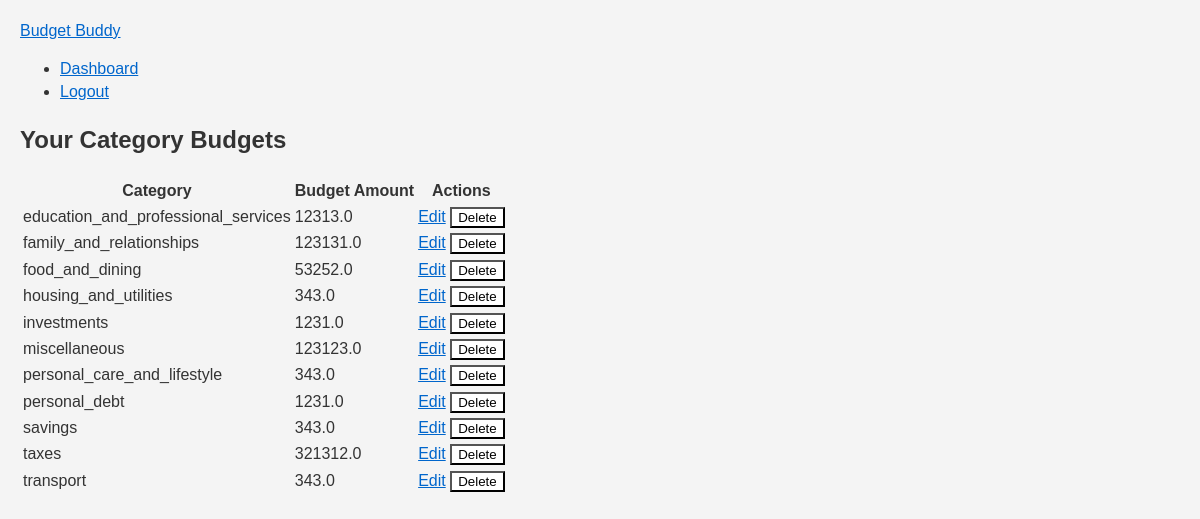
Page /category-budgets/view-all (signed in) on the earlier database version.
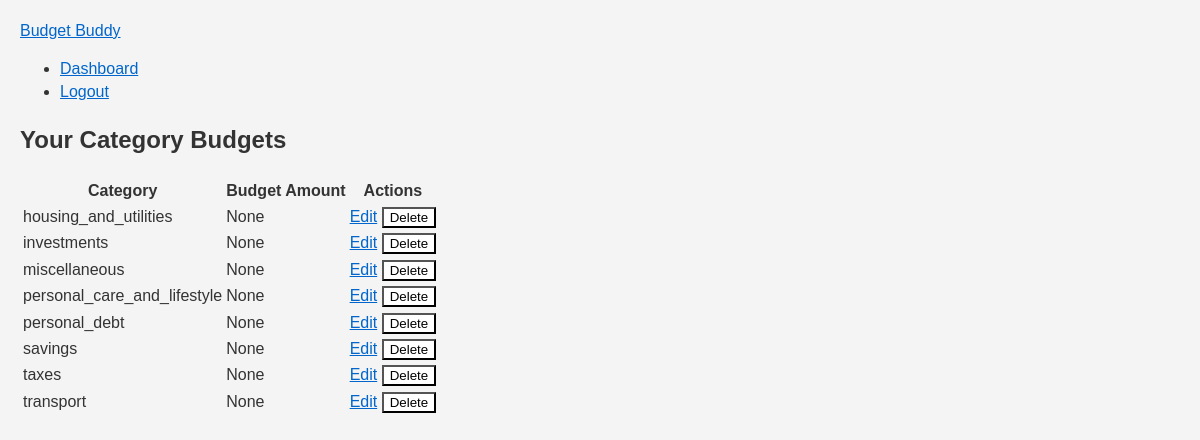
Same page on the later database version.
### app.py (models this page shows, shortened)
class Budget(db.Model):
    id = db.Column(db.Integer, primary_key=True)
    user_id = db.Column(db.Integer, db.ForeignKey('user.id'))
    category = db.Column(db.String(80), nullable=False)  # Specific category like "Housing", "Food", etc.
    budget_amount = db.Column(db.Float, nullable=True)  # Budget amount for that category
    user = db.relationship('User', back_populates='budgets')
    __table_args__ = (db.UniqueConstraint('user_id', 'category', name='unique_category_per_user'),)

### app.py (the view)
@app.route('/category-budgets/view-all', methods=['GET'])
@login_required
def view_category_budgets():
    category_budgets = Budget.query.filter(Budget.user_id == current_user.id).all()
    return render_template('view_category_budgets.html', category_budgets=category_budgets)

### app.py (called while the page is built)
@login_manager.user_loader
def load_user(user_id):
    return User.query.get(int(user_id))

@app.context_processor
def inject_notifications_count():
    if current_user.is_authenticated:
        unread_notifications_count = Notification.query.filter_by(user_id=current_user.id, is_read=False).count()
        return {'unread_notifications_count': unread_notifications_count}
    return {}

@app.context_processor
def inject_predefined_categories():
    return dict(PREDEFINED_CATEGORIES=PREDEFINED_CATEGORIES)

### templates/view_category_budgets.html
{% extends "base.html" %}
{% block content %}
<h2>Your Category Budgets</h2>
<table>
    <thead>
        <tr>
            <th>Category</th>
            <th>Budget Amount</th>
            <th>Actions</th>
        </tr>
    </thead>
    <tbody>
        {% for budget in category_budgets %}
        <tr>
            <td>{{ budget.category }}</td>
            <td>{{ budget.budget_amount }}</td>
            <td>
                <a href="{{ url_for('update_category_budget', budget_id=budget.id) }}">Edit</a>
                <form action="{{ url_for('delete_category_budget', budget_id=budget.id) }}" method="post" style="display: inline;">
                    <input type="submit" value="Delete" onclick="return confirm('Are you sure?');">
                </form>
            </td>
        </tr>
        {% endfor %}
    </tbody>
</table>
{% endblock %}

### templates/base.html (shortened to what this page needs)
<!DOCTYPE html>
<html lang="en">
<head>
    <link rel="stylesheet" type="text/css" href="{{ url_for('static', filename='css/styles.css') }}">
</head>
<body>
    <header>
        <nav class="navbar">
            <div class="navbar-brand">
                <a href="{{ url_for('dashboard') }}">Budget Buddy</a>
            </div>
            <ul class="navbar-menu">
                <li><a href="{{ url_for('dashboard') }}">Dashboard</a></li>
                <li><a href="{{ url_for('logout') }}">Logout</a></li>
            </ul>
        </nav>
    </header>
    <div class="content">
        {% block content %}{% endblock %}
    </div>
</body>
</html>

### static/css/styles.css (style rules this page uses)
body, h1, p, li { margin: 0; padding: 0; }
body { background-color: #f4f4f4; color: #333333; font-family: Arial, sans-serif; font-size: 16px; line-height: 1.4; padding: 20px; }
a { color: #0066cc; text-decoration: underline; transition: color 0.3s ease; }
input, textarea { background-color: #ffffff; }

Differences in the rows shown:
removed Budget: category "education_and_professional_services", budget_amount "12313.0"
removed Budget: category "family_and_relationships", budget_amount "123131.0"
removed Budget: category "food_and_dining", budget_amount "53252.0"
changed Budget "housing_and_utilities": budget_amount "343.0" → "None"
changed Budget "investments": budget_amount "1231.0" → "None"
changed Budget "miscellaneous": budget_amount "123123.0" → "None"
changed Budget "personal_care_and_lifestyle": budget_amount "343.0" → "None"
changed Budget "personal_debt": budget_amount "1231.0" → "None"
changed Budget "savings": budget_amount "343.0" → "None"
changed Budget "taxes": budget_amount "321312.0" → "None"
changed Budget "transport": budget_amount "343.0" → "None"
